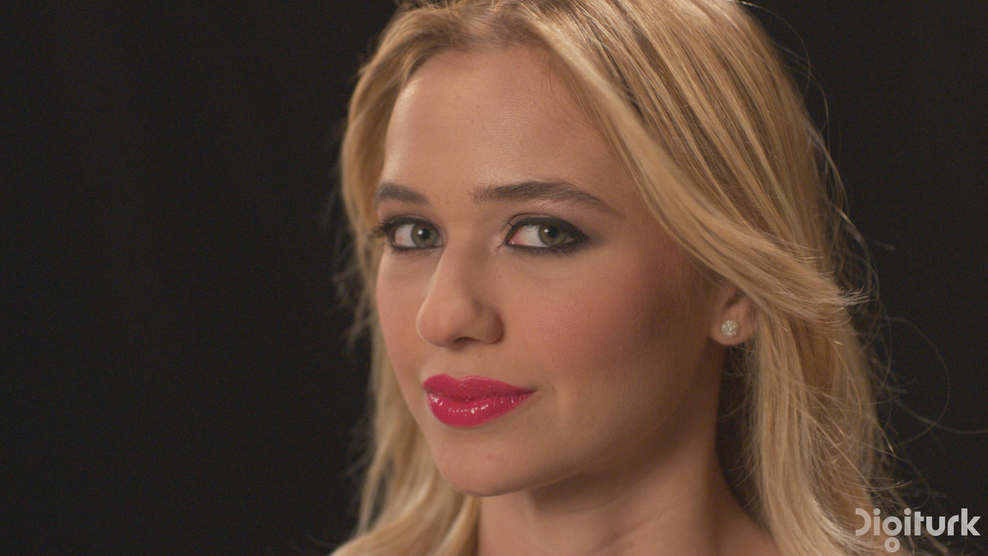
#> input picture sample_dataset/Beauty/frame0000.png, 988 x 556 px, shrunk from 1920 x 1080 before the run, found by its file name
$ python visualize_graph_full_image.py
#> lines starting #> are read from the running program, lines starting #| are printed output that depends on the picture
#> in main, img is the input picture: shape (556, 988, 3); mean R, G, B 83.7, 62.4, 49.9
"""
Visualize the predicted GBT-ICL graph across an ENTIRE frame, not just one
block. Same ContextGradientGBTICL math as visualize_graph.py, but vectorized
instead of looped per-block, because a full 1920x1080 frame has ~32,400
blocks x 112 edges (~3.6M segments) -- far too many to draw individually and
mostly uninformative, since only the 14 border-touching edges per block can
ever move at all.

Key insight that makes this tractable: every edge that CAN move sits exactly
on an 8-pixel block-boundary grid line, and its weight depends only on the
pixel gradient at that exact line (top_ctx edges = horizontal gradient along
the row just above each block row of blocks; left_ctx edges = vertical
gradient along the column just left of each block column of blocks). So the
whole-image "predicted graph" is just: compute horizontal/vertical pixel
gradients once for the whole image (fully vectorized, no per-block loop),
then keep only the gradient values that fall exactly on those grid lines.

Produces two figures:
  1. full_image_graph_heatmap.png -- the whole frame, with the predicted
     edge-weight map overlaid only on the block-boundary grid lines (green =
     strong/smooth, red = weak/likely content edge). Shows at a glance where
     the adaptive graph would diverge from the uniform grid across the whole
     image, and whether that lines up with real object edges.
  2. full_image_graph_zoom.png -- an explicit node+edge rendering (like
     visualize_graph.py) but over a 16x16-block patch (128x128 px) instead of
     a single block, as a middle ground between the single-block and
     whole-image views.
"""

from pathlib import Path
import numpy as np
import matplotlib.pyplot as plt
from matplotlib.collections import LineCollection
from PIL import Image

BLOCK_SIZE = 8
EDGE_SENSITIVITY = 0.15
ZOOM_BLOCKS = 16  # zoom panel covers ZOOM_BLOCKS x ZOOM_BLOCKS blocks

SCRIPT_DIR = Path(__file__).resolve().parent
IMG_PATH = SCRIPT_DIR / "HoneyBee" / "frames" / "frame0000.png"
OUT_HEATMAP = SCRIPT_DIR / "figures" / "full_image_graph_heatmap.png"
OUT_ZOOM = SCRIPT_DIR / "figures" / "full_image_graph_zoom.png"


def edge_list(block_size):
    edges = []
    for r in range(block_size):
        for c in range(block_size):
            node = r * block_size + c
            if c + 1 < block_size:
                edges.append((node, node + 1))
            if r + 1 < block_size:
                edges.append((node, node + block_size))
    return edges


def context_gradient_weights(top_ctx, left_ctx, block_size, sensitivity=EDGE_SENSITIVITY):
    """Same per-block heuristic as ContextGradientGBTICL -- used only for the
    zoom panel, where drawing an explicit node/edge graph is still readable."""
    edges = edge_list(block_size)
    weights = np.ones(len(edges), dtype=np.float64)
    top_gray = top_ctx.astype(np.float64).mean(axis=-1)
    left_gray = left_ctx.astype(np.float64).mean(axis=-1)
    for idx, (i, j) in enumerate(edges):
        ri, ci = divmod(i, block_size)
        rj, cj = divmod(j, block_size)
        if ri == 0 and rj == 0 and abs(ci - cj) == 1:
            jump = abs(top_gray[ci] - top_gray[cj])
            weights[idx] = np.exp(-sensitivity * jump)
        elif ci == 0 and cj == 0 and abs(ri - rj) == 1:
            jump = abs(left_gray[ri] - left_gray[rj])
            weights[idx] = np.exp(-sensitivity * jump)
    return weights, edges


def whole_image_weight_maps(gray, block_size=BLOCK_SIZE, sensitivity=EDGE_SENSITIVITY):
    """
    Vectorized equivalent of context_gradient_weights, applied to every block
    boundary in the image at once.

    Returns two (H, W) float arrays, mostly NaN (no edge there), with real
    weight values only on the pixel-pairs that correspond to an actual
    movable graph edge:
      - h_weight[r, c]: weight of the horizontal edge between (r,c) and
        (r,c+1), populated only on rows r that sit directly above a block
        row (r = k*block_size - 1).
      - v_weight[r, c]: weight of the vertical edge between (r,c) and
        (r+1,c), populated only on cols c that sit directly left of a block
        col (c = k*block_size - 1).
    """
#> called with block_size = 8, sensitivity = 0.15
    h, w = gray.shape
#> h = 556; w = 988
    h_weight = np.full((h, w), np.nan)
    v_weight = np.full((h, w), np.nan)

    # rows that are the last row of some block (these feed top_ctx for the
    # block below); skip row -1 (no block above the first block row)
    boundary_rows = np.arange(block_size - 1, h - block_size, block_size)
#> boundary_rows = 68 values from 7 to 543
    boundary_cols = np.arange(block_size - 1, w - block_size, block_size)
#> boundary_cols = 122 values from 7 to 975

    # horizontal gradient along every boundary row, for all columns at once
    if len(boundary_rows) > 0:
        row_strip = gray[boundary_rows, :]              # (n_rows, W)
        hgrad = np.abs(np.diff(row_strip, axis=1))       # (n_rows, W-1)
        hw = np.exp(-sensitivity * hgrad)
        h_weight[np.ix_(boundary_rows, np.arange(w - 1))] = hw

    # vertical gradient along every boundary column, for all rows at once
    if len(boundary_cols) > 0:
        col_strip = gray[:, boundary_cols]                # (H, n_cols)
        vgrad = np.abs(np.diff(col_strip, axis=0))         # (H-1, n_cols)
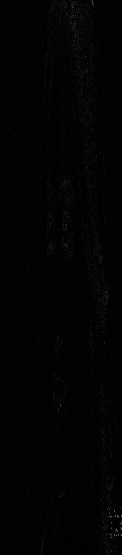
#> vgrad: shape (555, 122) float64; min 0, max 123.7, mean 2.8
        vw = np.exp(-sensitivity * vgrad)
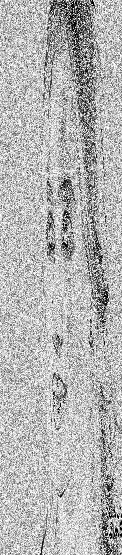
#> vw: shape (555, 122) float64; min 8.79e-09, max 1, mean 0.708
        v_weight[np.ix_(np.arange(h - 1), boundary_cols)] = vw
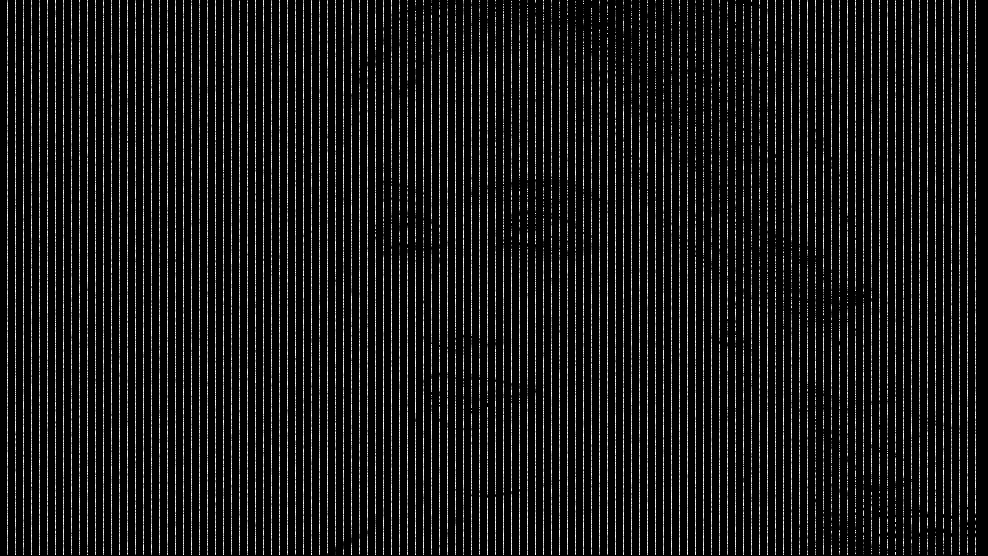
#> v_weight: shape (556, 988) float64; 87.67% of the values are NaN or infinite; the others: min 8.79e-09, max 1, mean 0.708; drawn with min black, max white, NaN and infinite black

    return h_weight, v_weight


def make_heatmap_figure(img, gray):
    h_weight, v_weight = whole_image_weight_maps(gray)
    n_h = np.sum(~np.isnan(h_weight))
#> n_h = 67116
    n_v = np.sum(~np.isnan(v_weight))
#> n_v = 67710
    print(f"whole-image movable edges: {n_h} horizontal + {n_v} vertical = {n_h + n_v} total")
#| whole-image movable edges: 67116 horizontal + 67710 vertical = 134826 total
    combined = np.nanmin(np.stack([h_weight, v_weight]), axis=0)  # weakest of the two, per pixel
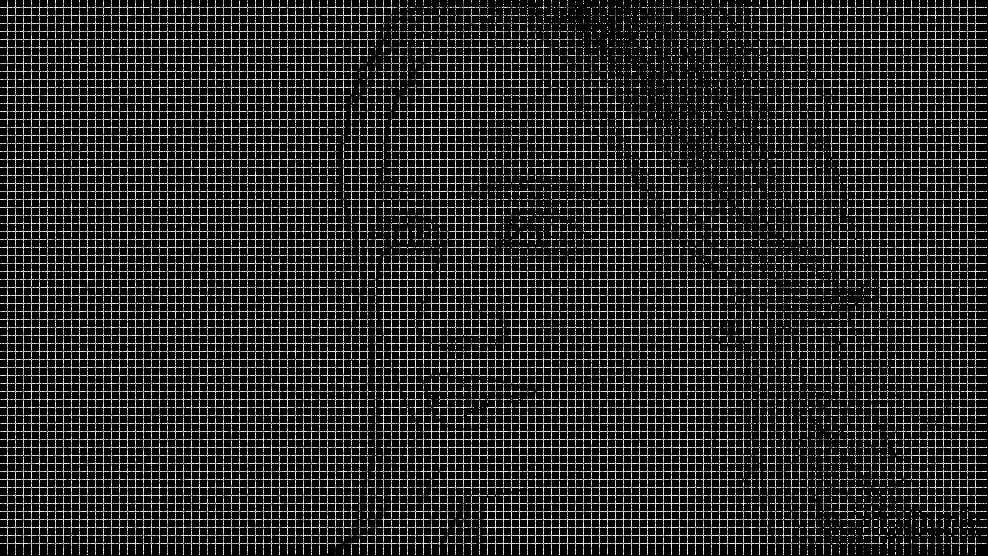
#> combined: shape (556, 988) float64; 76.97% of the values are NaN or infinite; the others: min 6.51e-09, max 1, mean 0.694; drawn with min black, max white, NaN and infinite black
    n_weak = np.sum(~np.isnan(combined) & (combined < 0.5))
#> n_weak = 23199
    n_total = np.sum(~np.isnan(combined))
#> n_total = 126530
    print(f"weak (<0.5) movable edges: {n_weak} of {n_total} "
          f"({100*n_weak/max(n_total,1):.1f}%)")
#| weak (<0.5) movable edges: 23199 of 126530 (18.3%)

    fig, ax = plt.subplots(figsize=(14, 8))
    ax.imshow(img, interpolation="nearest")
    masked = np.ma.masked_invalid(combined)
    im = ax.imshow(masked, cmap="RdYlGn", vmin=0, vmax=1, interpolation="nearest", alpha=0.9)
    ax.set_title("Predicted graph weight at every block boundary, whole frame\n"
                  "green=strong/smooth (uniform-like), red=weak (likely content edge)", fontsize=11)
    ax.set_xticks([]); ax.set_yticks([])
    cbar = fig.colorbar(im, ax=ax, fraction=0.03, pad=0.02)
    cbar.set_label("predicted edge weight")
    fig.tight_layout()
    OUT_HEATMAP.parent.mkdir(parents=True, exist_ok=True)
    fig.savefig(OUT_HEATMAP, dpi=140, bbox_inches="tight")
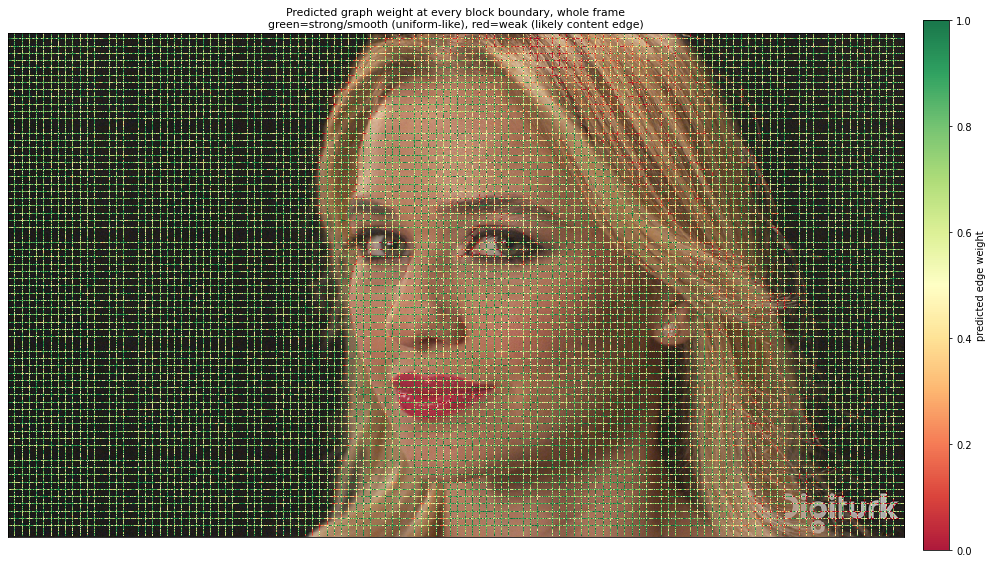
#> figure drawn by matplotlib, 2 panels
    print(f"saved {OUT_HEATMAP}")


def find_high_variance_patch(img, patch_blocks=ZOOM_BLOCKS, block_size=BLOCK_SIZE):
    """Find the highest-variance ZOOM_BLOCKS x ZOOM_BLOCKS patch (in block
    units, offset by 1 block so every block inside has real top/left context)."""
#> called with patch_blocks = 16, block_size = 8
    h, w = img.shape[:2]
#> h = 556; w = 988
    n_bh, n_bw = h // block_size, w // block_size
#> n_bh = 69; n_bw = 123
    best, best_var = (1, 1), -1.0
    step = max(1, patch_blocks // 2)  # coarse scan, this is just picking an example region
    for bi in range(1, n_bh - patch_blocks, step):
        for bj in range(1, n_bw - patch_blocks, step):
            r0, c0 = bi * block_size, bj * block_size
            r1, c1 = r0 + patch_blocks * block_size, c0 + patch_blocks * block_size
            v = img[r0:r1, c0:c1, :].astype(float).var()
            if v > best_var:
                best_var, best = v, (bi, bj)
#> after the loop, best = (33, 41); best_var = 2687.7
    return best, best_var


def make_zoom_figure(img):
    (bi0, bj0), _ = find_high_variance_patch(img)
#> bi0 = 33; bj0 = 41
    n = ZOOM_BLOCKS
    r0, c0 = bi0 * BLOCK_SIZE, bj0 * BLOCK_SIZE
#> r0 = 264; c0 = 328
    patch = img[r0:r0 + n * BLOCK_SIZE, c0:c0 + n * BLOCK_SIZE, :]
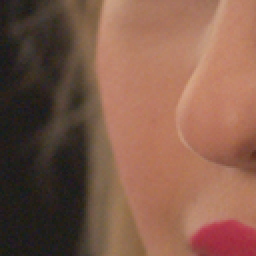
#> patch: shape (128, 128, 3) (shown 2 times larger); mean R, G, B 129.8, 91.4, 74.2
    print(f"zoom patch: blocks ({bi0},{bj0}) to ({bi0+n},{bj0+n}), pixel origin ({r0},{c0})")
#| zoom patch: blocks (33,41) to (49,57), pixel origin (264,328)

    edges = edge_list(BLOCK_SIZE)
    fig, ax = plt.subplots(figsize=(9, 9))
    ax.imshow(patch, interpolation="nearest", extent=(0, n * BLOCK_SIZE, n * BLOCK_SIZE, 0))

    segs, colors, lws = [], [], []
    for bi in range(n):
        for bj in range(n):
            r0b, c0b = r0 + bi * BLOCK_SIZE, c0 + bj * BLOCK_SIZE
            block = img[r0b:r0b + BLOCK_SIZE, c0b:c0b + BLOCK_SIZE, :]
            top_ctx = img[r0b - 1, c0b:c0b + BLOCK_SIZE, :]
            left_ctx = img[r0b:r0b + BLOCK_SIZE, c0b - 1, :]
            weights, _ = context_gradient_weights(top_ctx, left_ctx, BLOCK_SIZE)

            ox, oy = bj * BLOCK_SIZE, bi * BLOCK_SIZE  # offset of this block within the patch
            node_xy = np.array([[ox + c, oy + r] for r in range(BLOCK_SIZE) for c in range(BLOCK_SIZE)])
            for (i, j), w in zip(edges, weights):
                p1, p2 = node_xy[i], node_xy[j]
                segs.append([p1, p2])
                colors.append(plt.cm.RdYlGn(w))
                lws.append(0.3 + 1.2 * w)
#> after the loop, colors = 28672 items; lws = 28672 items; segs = 28672 items

    lc = LineCollection(segs, colors=colors, linewidths=lws)
    ax.add_collection(lc)
    ax.set_xlim(0, n * BLOCK_SIZE)
    ax.set_ylim(n * BLOCK_SIZE, 0)
    ax.set_title(f"Predicted graph, explicit nodes+edges, {n}x{n}-block patch\n"
                  "green=strong (smooth), red=weak (likely edge)", fontsize=11)
    ax.set_xticks([]); ax.set_yticks([])
    fig.tight_layout()
    OUT_ZOOM.parent.mkdir(parents=True, exist_ok=True)
    fig.savefig(OUT_ZOOM, dpi=140, bbox_inches="tight")
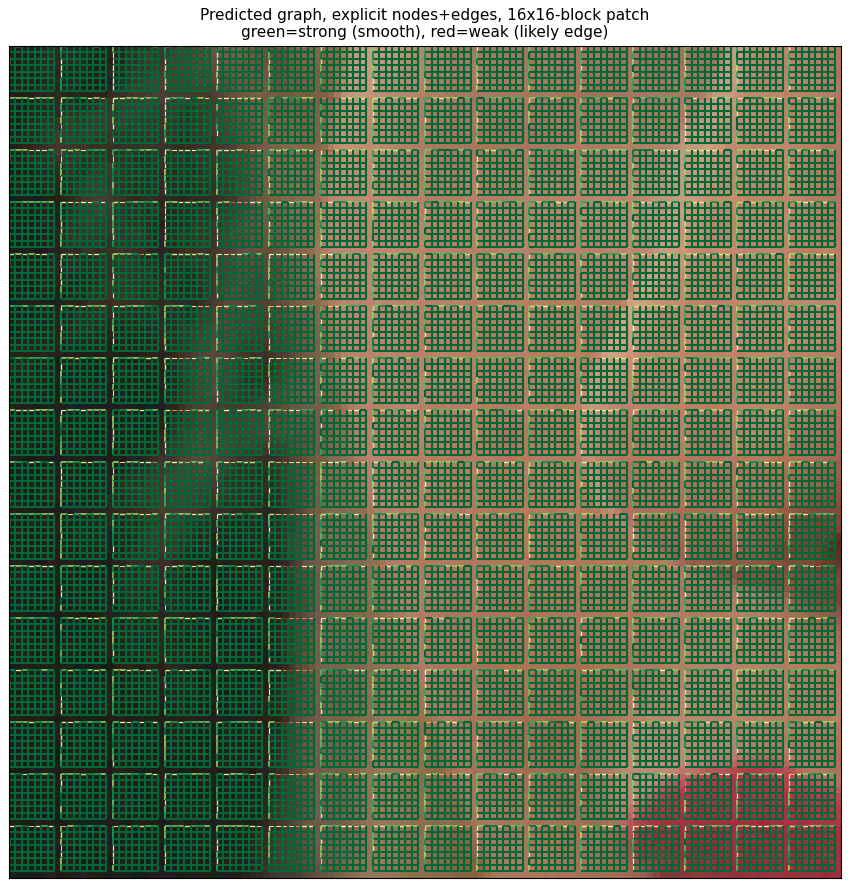
#> figure drawn by matplotlib, 1 panel
    print(f"saved {OUT_ZOOM}")


def main():
    img = np.array(Image.open(IMG_PATH).convert("RGB"))
    gray = img.astype(np.float64).mean(axis=-1)

    make_heatmap_figure(img, gray)
    make_zoom_figure(img)


if __name__ == "__main__":
    main()
